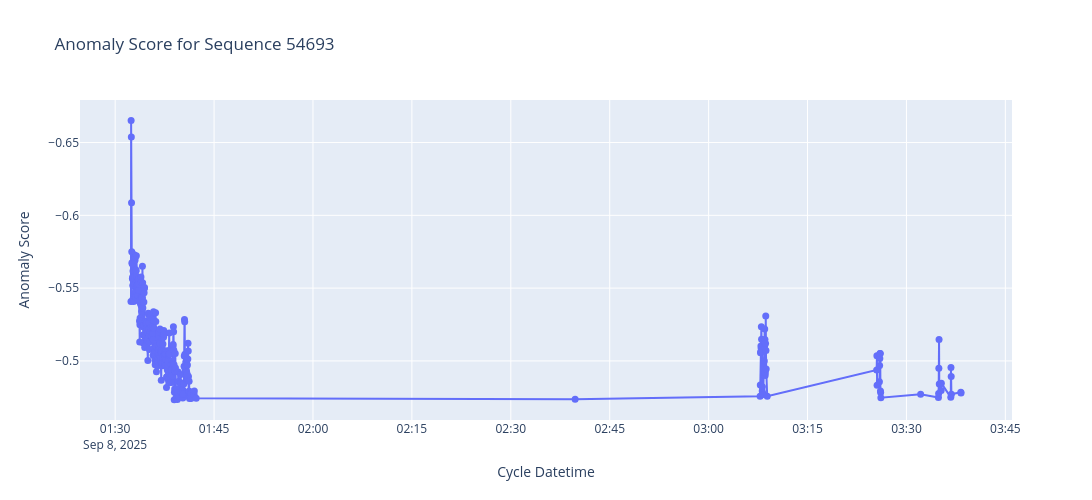

Here is the notebook cell this chart was saved with:
### Code cell
# Visualize anomaly score for 54693 similar to what was done for 53940, now including ports info

cycle_times_54693 = df_54693['cycle_datetime']
anomaly_scores_54693 = df_54693['anomaly_score']
hover_text_54693 = (
    "Cycle: " + df_54693['cycle_id'].astype(str) + "<br>" +
    "Datetime: " + df_54693['cycle_datetime'].astype(str) + "<br>" +
    "Anomaly Score: " + df_54693['anomaly_score'].round(2).astype(str) + "<br>" +
    "Top Features:<br>" +
    df_54693[['top_feature_1', 'top_feature_2', 'top_feature_3', 'top_feature_4', 'top_feature_5', 
              'top_feature_1_deviation', 'top_feature_2_deviation', 'top_feature_3_deviation', 
              'top_feature_4_deviation', 'top_feature_5_deviation', 'port_info']]
    .apply(lambda row: 
        f"{row['top_feature_1']}: {row['top_feature_1_deviation']:.2f}<br>" +
        f"{row['top_feature_2']}: {row['top_feature_2_deviation']:.2f}<br>" +
        f"{row['top_feature_3']}: {row['top_feature_3_deviation']:.2f}<br>" +
        f"{row['top_feature_4']}: {row['top_feature_4_deviation']:.2f}<br>" +
        f"{row['top_feature_5']}: {row['top_feature_5_deviation']:.2f}<br>" +
        f"Ports: {row['port_info'] if pd.notnull(row['port_info']) else 'N/A'}"
    , axis=1)
)

fig_54693 = go.Figure()

fig_54693.add_trace(go.Scatter(
    x=cycle_times_54693, 
    y=anomaly_scores_54693,
    mode='lines+markers',
    marker=dict(size=7),
    text=hover_text_54693,
    hoverinfo='text'
))

fig_54693.update_layout(
    title='Anomaly Score for Sequence 54693',
    xaxis_title='Cycle Datetime',
    yaxis_title='Anomaly Score',
    hovermode='closest',
    width=1200,
    height=500,
    yaxis=dict(autorange='reversed')
)
fig_54693

### Figure 1 — Plotly figure (JSON) as saved in the notebook; plotly's stock layout.template omitted (floating-point values rounded to 4 significant figures; data arrays with more than 128 entries replaced by an {"elided": "..."} marker saying what was removed)
{"data": [{"hoverinfo": "text", "marker": {"size": 7}, "mode": "lines+markers", "text": {"elided": "318 str values"}, "type": "scatter", "x": {"elided": "318 str values"}, "y": {"elided": "318 float values"}}], "layout": {"height": 500, "hovermode": "closest", "title": {"text": "Anomaly Score for Sequence 54693"}, "width": 1200, "xaxis": {"title": {"text": "Cycle Datetime"}}, "yaxis": {"autorange": "reversed", "title": {"text": "Anomaly Score"}}}}
